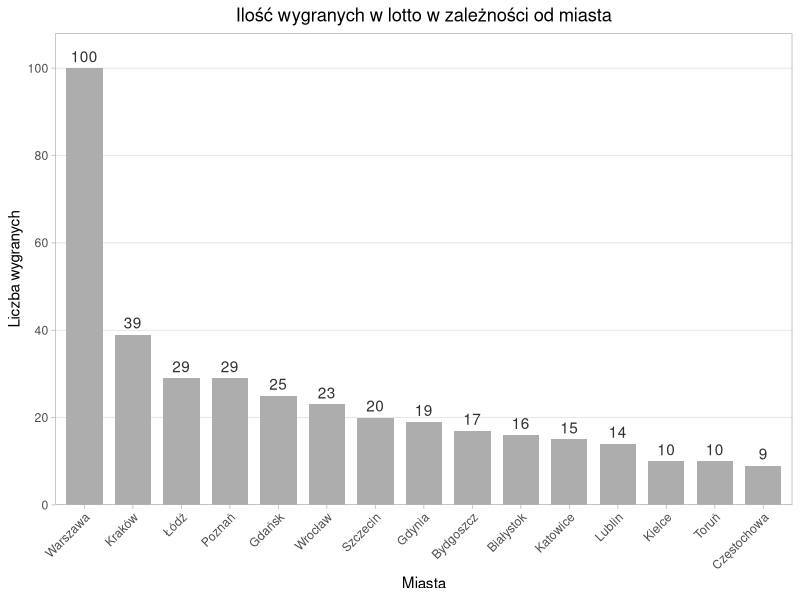
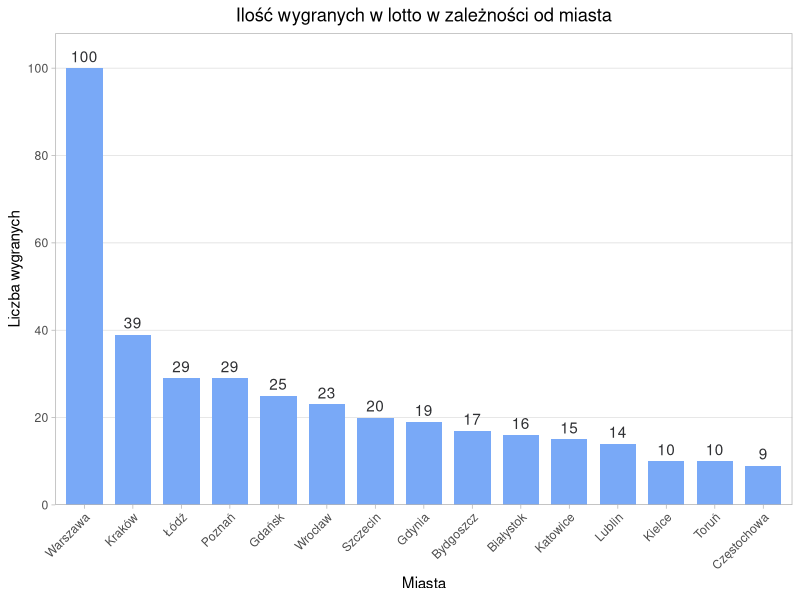

Source code (R) for these figures, in order:
## ---- chunk 1
library("ggplot2")
library("dplyr")
library("plyr")
## ---- chunk 2
cities <- read.csv("lotto_miasta.txt", encoding = "UTF-8")
wins <- read.csv("lotto_wygrane.txt")
wins <- wins[1]
lotto <- data.frame("City"=cities, "Wins" = wins)
colnames(lotto) <- c("City", "Wins")
data <- count(lotto, "City")
data <- data[order(data$freq, decreasing=TRUE),]
data <- data[1:15,]
colnames(data) <- c("City", "n")
## ---- chunk 3

ggplot(data, aes(x = reorder(City, -n), y = n)) +
  geom_bar(stat = "identity", width = 0.75, fill="#adadad") +
  theme_light() +
  labs(x = "Miasta", y = "Liczba wygranych") +
  theme(panel.grid.major.x = element_blank(),
        panel.grid.minor.y = element_blank(),
        axis.text.x = element_text(angle = 45, hjust = 1),
        plot.title = element_text(hjust = 0.5)) +
  scale_y_continuous(expand = c(0,0), limits = c(0, 108), breaks = c(0,20,40,60,80,100)) +
  geom_text(aes(label = n), color = "#2f3033", vjust = -0.5) +
  ggtitle("Ilość wygranych w lotto w zależności od miasta") 
  

## ---- chunk 4

ggplot(data, aes(x = reorder(City, -n), y = n)) +
  geom_bar(stat = "identity", width = 0.75, fill="#79a9f7") +
  theme_light() +
  labs(x = "Miasta", y = "Liczba wygranych") +
  theme(panel.grid.major.x = element_blank(),
        panel.grid.minor.y = element_blank(),
        axis.text.x = element_text(angle = 45, hjust = 1),
        plot.title = element_text(hjust = 0.5)) +
  scale_y_continuous(expand = c(0,0), limits = c(0, 108), breaks = c(0,20,40,60,80,100)) +
  geom_text(aes(label = n), color = "#2f3033", vjust = -0.5) +
  ggtitle("Ilość wygranych w lotto w zależności od miasta") 
